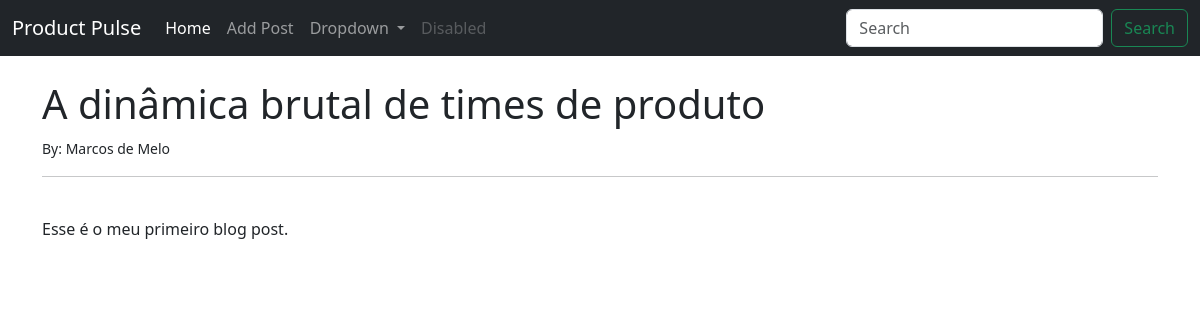
The app's page /article/1 with its own data.
### theblog/models.py (models this page shows, shortened)
class Post(models.Model):
    title = models.CharField(max_length=255)
    title_tag = models.CharField(max_length=255, default='Blog Post')
    author = models.ForeignKey(User, on_delete=models.CASCADE)
    body = models.TextField()

### theblog/views.py (the view)
# urls.py: path('article/<int:pk>', ArticleDetailView.as_view(), name='article-details'),
class ArticleDetailView(DetailView):
    model = Post
    template_name = 'article_details.html'

### theblog/templates/article_details.html (shortened to what this page needs)
{% extends 'base.html' %}
{% block content %}
<h1>{{ post.title }}</h1>
<small>By: {{ post.author.first_name }} {{ post.author.last_name }}</small></br>
<hr>
<br/>
{{ post.body }}
{% endblock %}

### records on screen
Post: title "A dinâmica brutal de times de produto", author.first_name "Marcos", author.last_name "de Melo", body "Esse é o meu primeiro blog post."
